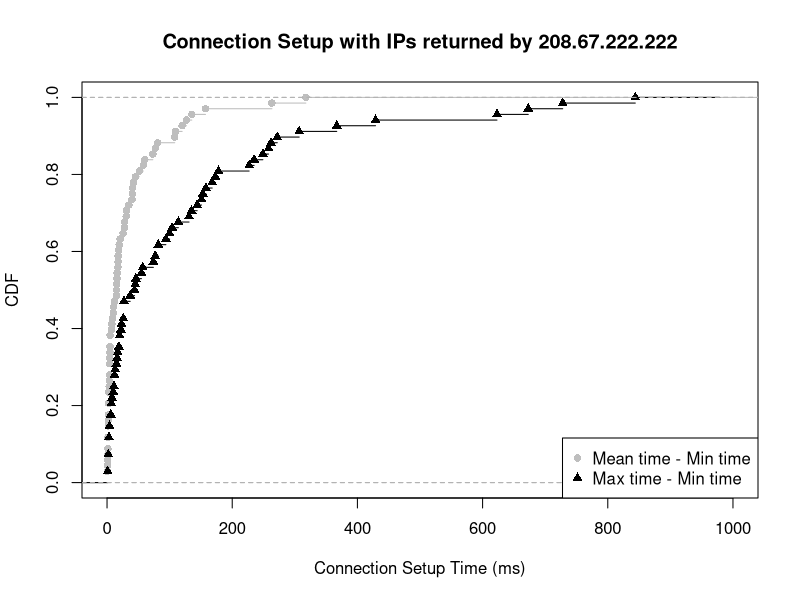

The R script that drew this image:
mean_min <- c(51.666667, 73.166667, 126.944444, 5.000000, 2.444444, 16.000000, 15.250000, 30.666667, 2.666667, 28.000000, 10.458333, 1.000000, 4.333333, 2.000000, 1.333333, 40.333333, 7.000000, 17.833333, 16.083333, 157.333333, 2.500000, 7.833333, 1.500000, 2.000000, 35.000000, 10.000000, 109.333333, 77.166667, 1.166667, 0.333333, 40.833333, 4.333333, 2.666667, 30.833333, 5.000000, 2.166667, 17.333333, 40.000000, 3.500000, 20.833333, 18.666667, 263.414167, 0.333333, 317.666667, 45.566667, 17.750000, 1.500000, 15.066667, 15.388889, 4.857143, 2.500000, 8.631579, 25.766667, 19.466667, 4.833333, 1.391304, 27.937500, 4.083333, 120.000000, 60.333333, 135.433333, 58.000000, 108.166667, 12.055556, 4.388889, 3.666667, 42.250000, 80.833333)

max_min <- c(153.00, 249.00, 227.00, 23.00, 22.00, 94.00, 27.00, 82.00, 7.00, 158.00, 57.00, 2.00, 13.00, 3.00, 4.00, 144.00, 27.00, 46.00, 74.00, 429.00, 11.00, 20.00, 3.00, 4.00, 82.00, 19.00, 367.00, 728.00, 2.00, 1.00, 100.00, 17.00, 6.00, 45.00, 20.00, 6.00, 55.00, 135.00, 7.00, 131.00, 27.00, 843.99, 1.00, 673.00, 151.00, 44.00, 3.00, 37.00, 77.00, 12.00, 8.00, 26.00, 173.00, 168.00, 15.00, 2.00, 258.00, 12.00, 272.00, 104.00, 623.00, 114.00, 307.00, 178.00, 10.00, 16.00, 235.00, 262.00)

mean_min_val = ecdf(mean_min)
max_min_val = ecdf(max_min)

plot(mean_min_val, lty=1, col="grey", pch = 16, xlab="Connection Setup Time (ms)", ylab="CDF", main="Connection Setup with IPs returned by 208.67.222.222", xlim=c(0, 1000))
lines(max_min_val, pch=17)

legend("bottomright",  pch = c(16, 17), legend=c("Mean time - Min time", "Max time - Min time"), col=c("grey", "black"))
